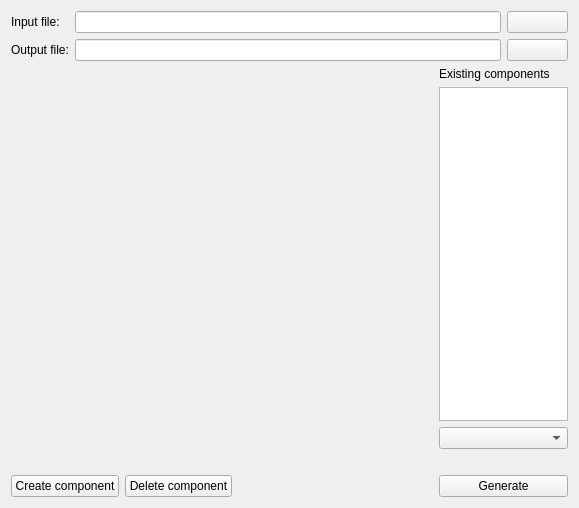
<?xml version="1.0" encoding="UTF-8"?>
<ui version="4.0">
 <class>VhdlMain</class>
 <widget class="QWidget" name="VhdlMain">
  <property name="geometry">
   <rect>
    <x>0</x>
    <y>0</y>
    <width>579</width>
    <height>508</height>
   </rect>
  </property>
  <property name="minimumSize">
   <size>
    <width>129</width>
    <height>0</height>
   </size>
  </property>
  <property name="windowTitle">
   <string>vhdlmain</string>
  </property>
  <layout class="QGridLayout" name="gridLayout" columnstretch="0,0,0,0,0,0">
   <item row="0" column="0">
    <widget class="QLabel" name="label">
     <property name="text">
      <string>Input file:</string>
     </property>
    </widget>
   </item>
   <item row="0" column="1" colspan="4">
    <widget class="QLineEdit" name="Input"/>
   </item>
   <item row="0" column="5">
    <widget class="QPushButton" name="pushButton">
     <property name="text">
      <string/>
     </property>
     <property name="icon">
      <iconset>
       <normaloff>../../resources/icons/projOpen.png</normaloff>../../resources/icons/projOpen.png</iconset>
     </property>
    </widget>
   </item>
   <item row="1" column="0">
    <widget class="QLabel" name="label_2">
     <property name="text">
      <string>Output file:</string>
     </property>
    </widget>
   </item>
   <item row="1" column="1" colspan="4">
    <widget class="QLineEdit" name="Output"/>
   </item>
   <item row="1" column="5">
    <widget class="QPushButton" name="pushButton_2">
     <property name="sizePolicy">
      <sizepolicy hsizetype="Minimum" vsizetype="Fixed">
       <horstretch>0</horstretch>
       <verstretch>0</verstretch>
      </sizepolicy>
     </property>
     <property name="text">
      <string/>
     </property>
     <property name="icon">
      <iconset>
       <normaloff>../../resources/icons/projOpen.png</normaloff>../../resources/icons/projOpen.png</iconset>
     </property>
    </widget>
   </item>
   <item row="2" column="4" colspan="2">
    <layout class="QVBoxLayout" name="verticalLayout">
     <item>
      <widget class="QLabel" name="label_3">
       <property name="sizePolicy">
        <sizepolicy hsizetype="Preferred" vsizetype="Preferred">
         <horstretch>0</horstretch>
         <verstretch>0</verstretch>
        </sizepolicy>
       </property>
       <property name="text">
        <string>Existing components</string>
       </property>
      </widget>
     </item>
     <item>
      <widget class="QListWidget" name="listVystup">
       <property name="minimumSize">
        <size>
         <width>129</width>
         <height>0</height>
        </size>
       </property>
      </widget>
     </item>
     <item>
      <widget class="QComboBox" name="comboKcpsm"/>
     </item>
     <item>
      <widget class="QLabel" name="InfoLabel">
       <property name="text">
        <string/>
       </property>
      </widget>
     </item>
    </layout>
   </item>
   <item row="3" column="0" colspan="2">
    <widget class="QPushButton" name="pushButton_4">
     <property name="sizePolicy">
      <sizepolicy hsizetype="Preferred" vsizetype="Fixed">
       <horstretch>0</horstretch>
       <verstretch>0</verstretch>
      </sizepolicy>
     </property>
     <property name="text">
      <string>Create component</string>
     </property>
    </widget>
   </item>
   <item row="3" column="4" colspan="2">
    <widget class="QPushButton" name="pushGenerate">
     <property name="minimumSize">
      <size>
       <width>129</width>
       <height>0</height>
      </size>
     </property>
     <property name="text">
      <string>Generate</string>
     </property>
    </widget>
   </item>
   <item row="2" column="0" colspan="4">
    <spacer name="horizontalSpacer">
     <property name="orientation">
      <enum>Qt::Horizontal</enum>
     </property>
     <property name="sizeHint" stdset="0">
      <size>
       <width>500</width>
       <height>20</height>
      </size>
     </property>
    </spacer>
   </item>
   <item row="3" column="3">
    <spacer name="horizontalSpacer_2">
     <property name="orientation">
      <enum>Qt::Horizontal</enum>
     </property>
     <property name="sizeHint" stdset="0">
      <size>
       <width>40</width>
       <height>20</height>
      </size>
     </property>
    </spacer>
   </item>
   <item row="3" column="2">
    <widget class="QPushButton" name="pushDelete">
     <property name="sizePolicy">
      <sizepolicy hsizetype="Preferred" vsizetype="Fixed">
       <horstretch>0</horstretch>
       <verstretch>0</verstretch>
      </sizepolicy>
     </property>
     <property name="text">
      <string>Delete component</string>
     </property>
    </widget>
   </item>
  </layout>
 </widget>
 <layoutdefault spacing="6" margin="11"/>
 <resources/>
 <connections/>
</ui>
